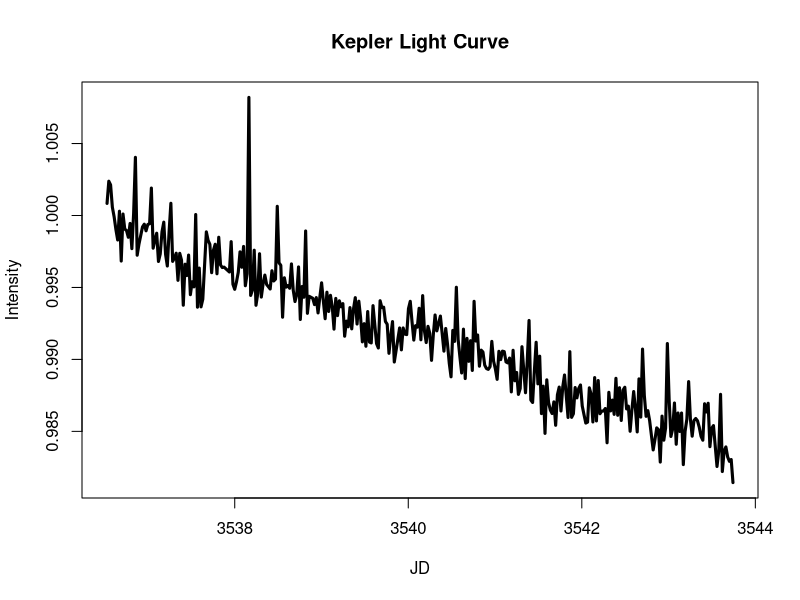

This figure's R source:
table <- read.csv(file = "./K2 Light Curve Data.csv", header= TRUE)

png("Kepler.png")
plot(table$BJD...2454833, table$Corrected.Flux, type="l", pch=5, lwd=3, xlab="JD", ylab="Intensity", main = "Kepler Light Curve")
dev.off()
